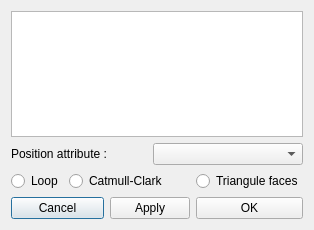
<?xml version="1.0" encoding="UTF-8"?>
<ui version="4.0">
 <class>Dialog_Surface_Subdivision</class>
 <widget class="QDialog" name="Dialog_Surface_Subdivision">
  <property name="geometry">
   <rect>
    <x>0</x>
    <y>0</y>
    <width>314</width>
    <height>230</height>
   </rect>
  </property>
  <property name="windowTitle">
   <string>Subdivide surface</string>
  </property>
  <layout class="QGridLayout" name="gridLayout">
   <item row="0" column="0" colspan="5">
    <widget class="QListWidget" name="list_maps"/>
   </item>
   <item row="1" column="0" colspan="3">
    <widget class="QLabel" name="label_2">
     <property name="text">
      <string>Position attribute :</string>
     </property>
    </widget>
   </item>
   <item row="1" column="3" colspan="2">
    <widget class="QComboBox" name="combo_positionAttribute">
     <property name="sizePolicy">
      <sizepolicy hsizetype="Preferred" vsizetype="Fixed">
       <horstretch>0</horstretch>
       <verstretch>0</verstretch>
      </sizepolicy>
     </property>
    </widget>
   </item>
   <item row="2" column="0">
    <widget class="QRadioButton" name="radio_Loop">
     <property name="text">
      <string>Loop</string>
     </property>
    </widget>
   </item>
   <item row="2" column="1" colspan="3">
    <widget class="QRadioButton" name="radio_CC">
     <property name="text">
      <string>Catmull-Clark</string>
     </property>
    </widget>
   </item>
   <item row="2" column="4">
    <widget class="QRadioButton" name="radio_trianguleFaces">
     <property name="text">
      <string>Triangule faces</string>
     </property>
    </widget>
   </item>
   <item row="3" column="0" colspan="2">
    <widget class="QPushButton" name="button_cancel">
     <property name="text">
      <string>Cancel</string>
     </property>
    </widget>
   </item>
   <item row="3" column="2" colspan="2">
    <widget class="QPushButton" name="button_apply">
     <property name="text">
      <string>Apply</string>
     </property>
    </widget>
   </item>
   <item row="3" column="4">
    <widget class="QPushButton" name="button_ok">
     <property name="text">
      <string>OK</string>
     </property>
    </widget>
   </item>
  </layout>
 </widget>
 <resources/>
 <connections/>
</ui>
